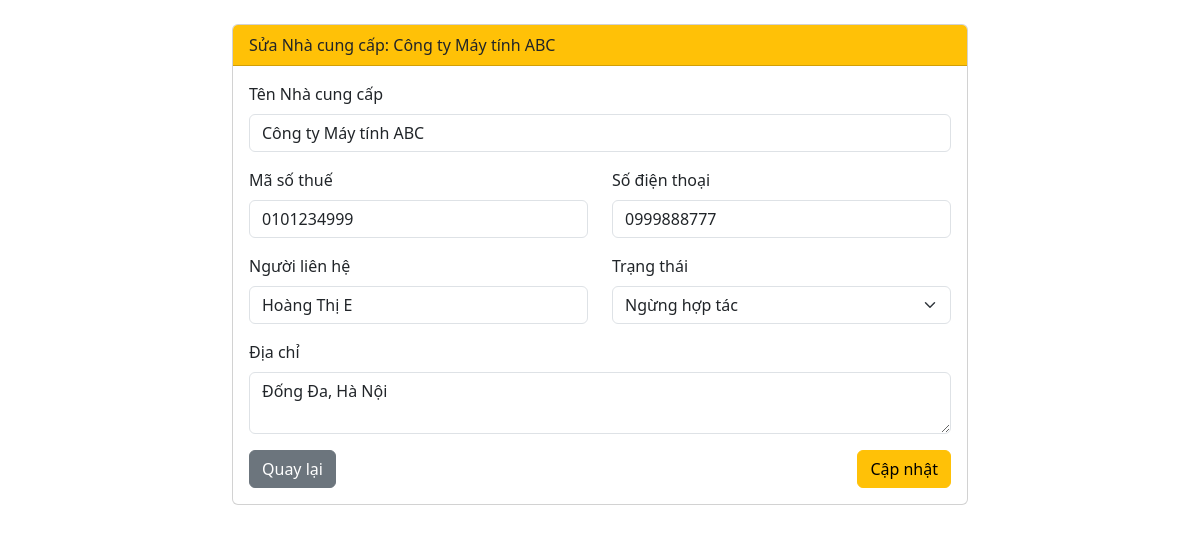
/edit.php?id=5, run on the app's committed database.
### tables this page shows
CREATE TABLE suppliers (
    id INT AUTO_INCREMENT PRIMARY KEY,
    supplier_name VARCHAR(120) NOT NULL,
    tax_code VARCHAR(30) NULL UNIQUE,  
    contact_name VARCHAR(120) NULL,
    phone VARCHAR(20) NULL,
    address VARCHAR(255) NULL,
    status TINYINT(1) DEFAULT 1,  
    created_at DATETIME DEFAULT CURRENT_TIMESTAMP,
    updated_at DATETIME DEFAULT CURRENT_TIMESTAMP ON UPDATE CURRENT_TIMESTAMP
);

### edit.php (the view, shortened to what this page needs)
<?php
require_once 'db.php';
$id = $_GET['id'];
$stmt = $conn->prepare("SELECT * FROM suppliers WHERE id = :id");
$stmt->execute([':id' => $id]);
$supplier = $stmt->fetch(PDO::FETCH_ASSOC);
$errors = [];
$data = $supplier;
?>
<!DOCTYPE html>
<html lang="vi">
<head>
    <link href="https://cdn.jsdelivr.net/npm/bootstrap@5.3.0/dist/css/bootstrap.min.css" rel="stylesheet">
</head>
<body class="container mt-4">
    <div class="row justify-content-center">
        <div class="col-md-8">
            <div class="card">
                <div class="card-header bg-warning text-dark">Sửa Nhà cung cấp: <?= htmlspecialchars($supplier['supplier_name']) ?></div>
                <div class="card-body">
                    <form action="" method="POST">
                        <div class="mb-3">
                            <label class="form-label">Tên Nhà cung cấp</label>
                            <input type="text" name="supplier_name" class="form-control <?= isset($errors['supplier_name']) ? 'is-invalid' : '' ?>"
                                   value="<?= htmlspecialchars($data['supplier_name']) ?>">
                        </div>
                        <div class="row">
                            <div class="col-md-6 mb-3">
                                <label class="form-label">Mã số thuế</label>
                                <input type="text" name="tax_code" class="form-control <?= isset($errors['tax_code']) ? 'is-invalid' : '' ?>"
                                       value="<?= htmlspecialchars($data['tax_code']) ?>">
                            </div>
                            <div class="col-md-6 mb-3">
                                <label class="form-label">Số điện thoại</label>
                                <input type="text" name="phone" class="form-control <?= isset($errors['phone']) ? 'is-invalid' : '' ?>"
                                       value="<?= htmlspecialchars($data['phone']) ?>">
                            </div>
                        </div>
                        <div class="row">
                            <div class="col-md-6 mb-3">
                                <label class="form-label">Người liên hệ</label>
                                <input type="text" name="contact_name" class="form-control" value="<?= htmlspecialchars($data['contact_name']) ?>">
                            </div>
                            <div class="col-md-6 mb-3">
                                <label class="form-label">Trạng thái</label>
                                <select name="status" class="form-select">
                                    <option value="0" <?= $data['status'] == 0 ? 'selected' : '' ?>>Ngừng hợp tác</option>
                                </select>
                            </div>
                        </div>
                        <div class="mb-3">
                            <label class="form-label">Địa chỉ</label>
                            <textarea name="address" class="form-control" rows="2"><?= htmlspecialchars($data['address']) ?></textarea>
                        </div>
                        <div class="d-flex justify-content-between">
                            <a href="index.php" class="btn btn-secondary">Quay lại</a>
                            <button type="submit" class="btn btn-warning">Cập nhật</button>
                        </div>
                    </form>
                </div>
            </div>
        </div>
    </div>
</body>
</html>

### data on the page
suppliers: supplier_name "Công ty Máy tính ABC", tax_code "0101234999", phone "0999888777", contact_name "Hoàng Thị E", status "Ngừng hợp tác", address "Đống Đa, Hà Nội"
